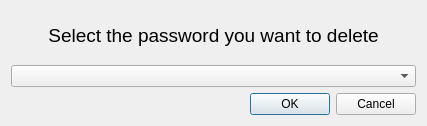
<?xml version="1.0" encoding="UTF-8"?>
<ui version="4.0">
 <class>SelectPasswordDialog</class>
 <widget class="QDialog" name="SelectPasswordDialog">
  <property name="geometry">
   <rect>
    <x>0</x>
    <y>0</y>
    <width>427</width>
    <height>126</height>
   </rect>
  </property>
  <property name="windowTitle">
   <string>Delete Password</string>
  </property>
  <layout class="QVBoxLayout" name="verticalLayout_2">
   <item>
    <layout class="QVBoxLayout" name="verticalLayout">
     <item>
      <widget class="QLabel" name="label">
       <property name="font">
        <font>
         <pointsize>14</pointsize>
        </font>
       </property>
       <property name="text">
        <string>Select the password you want to delete</string>
       </property>
       <property name="alignment">
        <set>Qt::AlignmentFlag::AlignCenter</set>
       </property>
      </widget>
     </item>
     <item>
      <widget class="QComboBox" name="comboBox"/>
     </item>
     <item>
      <widget class="QDialogButtonBox" name="buttonBox">
       <property name="locale">
        <locale language="English" country="UnitedStates"/>
       </property>
       <property name="orientation">
        <enum>Qt::Orientation::Horizontal</enum>
       </property>
       <property name="standardButtons">
        <set>QDialogButtonBox::StandardButton::Cancel|QDialogButtonBox::StandardButton::Ok</set>
       </property>
      </widget>
     </item>
    </layout>
   </item>
  </layout>
 </widget>
 <resources/>
 <connections>
  <connection>
   <sender>buttonBox</sender>
   <signal>accepted()</signal>
   <receiver>SelectPasswordDialog</receiver>
   <slot>accept()</slot>
   <hints>
    <hint type="sourcelabel">
     <x>248</x>
     <y>254</y>
    </hint>
    <hint type="destinationlabel">
     <x>157</x>
     <y>274</y>
    </hint>
   </hints>
  </connection>
  <connection>
   <sender>buttonBox</sender>
   <signal>rejected()</signal>
   <receiver>SelectPasswordDialog</receiver>
   <slot>reject()</slot>
   <hints>
    <hint type="sourcelabel">
     <x>316</x>
     <y>260</y>
    </hint>
    <hint type="destinationlabel">
     <x>286</x>
     <y>274</y>
    </hint>
   </hints>
  </connection>
 </connections>
</ui>
